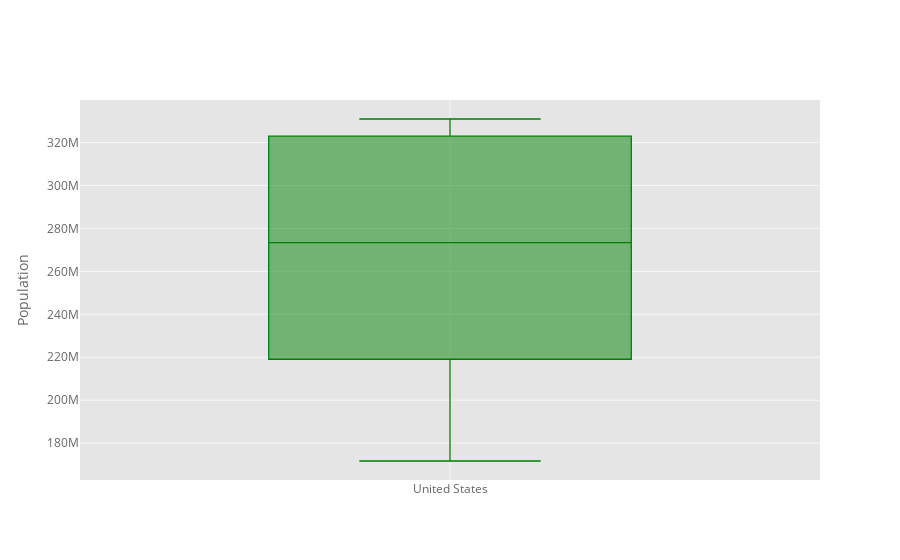

Notebook source saved alongside this figure:
### Markdown cell above
# Boxplot

### Code cell
df_pivot['United States'].iplot(kind='box', color='green',
                                yTitle='Population')

### Figure 1 — Plotly figure (JSON) as saved in the notebook; plotly's stock layout.template omitted (floating-point values rounded to 4 significant figures)
{"data": [{"boxpoints": false, "line": {"width": 1.3}, "marker": {"color": "rgba(0, 128, 0, 1.0)"}, "name": "United States", "orientation": "v", "type": "box", "y": [171685336, 186720571, 199733676, 209513341, 219081251, 229476354, 240499825, 252120309, 265163745, 281710909, 294993511, 309011475, 320878310, 323015995, 325084756, 327096265, 329064917, 331002651]}], "layout": {"autosize": true, "legend": {"bgcolor": "#FFFFFF", "font": {"color": "#666666"}}, "paper_bgcolor": "#FFFFFF", "plot_bgcolor": "#E5E5E5", "title": {"font": {"color": "#151516"}}, "xaxis": {"autorange": true, "gridcolor": "#F6F6F6", "range": [-0.5, 0.5], "showgrid": true, "tickfont": {"color": "#666666"}, "title": {"font": {"color": "#666666"}, "text": ""}, "type": "category", "zerolinecolor": "#F6F6F6"}, "yaxis": {"autorange": true, "gridcolor": "#F6F6F6", "range": [162800000.0, 339900000.0], "showgrid": true, "tickfont": {"color": "#666666"}, "title": {"font": {"color": "#666666"}, "text": "Population"}, "type": "linear", "zerolinecolor": "#F6F6F6"}}}
